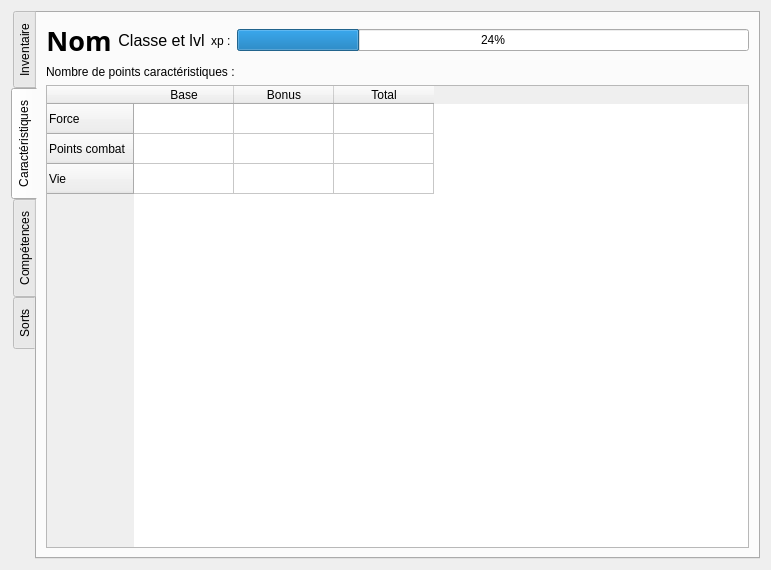
<?xml version="1.0" encoding="UTF-8"?>
<ui version="4.0">
 <class>Caracteristiques</class>
 <widget class="QDialog" name="Caracteristiques">
  <property name="geometry">
   <rect>
    <x>0</x>
    <y>0</y>
    <width>771</width>
    <height>570</height>
   </rect>
  </property>
  <property name="windowTitle">
   <string>Dialog</string>
  </property>
  <property name="autoFillBackground">
   <bool>false</bool>
  </property>
  <property name="sizeGripEnabled">
   <bool>false</bool>
  </property>
  <layout class="QVBoxLayout" name="verticalLayout_4">
   <item>
    <widget class="QTabWidget" name="tout">
     <property name="tabPosition">
      <enum>QTabWidget::West</enum>
     </property>
     <property name="currentIndex">
      <number>1</number>
     </property>
     <widget class="QWidget" name="inventaire">
      <attribute name="title">
       <string>Inventaire</string>
      </attribute>
      <layout class="QHBoxLayout" name="horizontalLayout">
       <item>
        <layout class="QVBoxLayout" name="lay_touteslesvus">
         <item>
          <layout class="QHBoxLayout" name="lay_vuobjet">
           <item>
            <widget class="QFrame" name="objets_gauche">
             <property name="frameShape">
              <enum>QFrame::StyledPanel</enum>
             </property>
             <property name="frameShadow">
              <enum>QFrame::Raised</enum>
             </property>
            </widget>
           </item>
           <item>
            <layout class="QVBoxLayout" name="lay_vu">
             <item>
              <widget class="QLabel" name="vuperso">
               <property name="text">
                <string>Vue du perso</string>
               </property>
              </widget>
             </item>
             <item>
              <layout class="QHBoxLayout" name="lay_argpod">
               <item>
                <widget class="QLabel" name="argent">
                 <property name="text">
                  <string>argent</string>
                 </property>
                </widget>
               </item>
               <item>
                <widget class="QProgressBar" name="pod">
                 <property name="value">
                  <number>24</number>
                 </property>
                </widget>
               </item>
              </layout>
             </item>
            </layout>
           </item>
           <item>
            <widget class="QFrame" name="objets_droite">
             <property name="frameShape">
              <enum>QFrame::StyledPanel</enum>
             </property>
             <property name="frameShadow">
              <enum>QFrame::Raised</enum>
             </property>
            </widget>
           </item>
          </layout>
         </item>
         <item>
          <layout class="QHBoxLayout" name="lay_nivetnom">
           <item>
            <widget class="QLabel" name="nomobjet">
             <property name="text">
              <string/>
             </property>
            </widget>
           </item>
           <item>
            <spacer name="spacer1">
             <property name="orientation">
              <enum>Qt::Horizontal</enum>
             </property>
             <property name="sizeHint" stdset="0">
              <size>
               <width>40</width>
               <height>20</height>
              </size>
             </property>
            </spacer>
           </item>
           <item>
            <widget class="QLabel" name="nivobjet">
             <property name="text">
              <string/>
             </property>
            </widget>
           </item>
          </layout>
         </item>
         <item>
          <layout class="QHBoxLayout" name="lay_obj">
           <item>
            <layout class="QVBoxLayout" name="lay_podimage">
             <item>
              <widget class="QLabel" name="podobjet">
               <property name="text">
                <string/>
               </property>
              </widget>
             </item>
             <item>
              <widget class="QLabel" name="imageobjet">
               <property name="text">
                <string>Séléctionnez un objet.</string>
               </property>
              </widget>
             </item>
            </layout>
           </item>
           <item>
            <widget class="QTabWidget" name="tab_effetcondition">
             <property name="currentIndex">
              <number>0</number>
             </property>
             <widget class="QWidget" name="attaque">
              <attribute name="title">
               <string>Attaque</string>
              </attribute>
              <layout class="QVBoxLayout" name="verticalLayout_3"/>
             </widget>
             <widget class="QWidget" name="effet">
              <attribute name="title">
               <string>Effet</string>
              </attribute>
              <layout class="QVBoxLayout" name="verticalLayout_2">
               <item>
                <widget class="QTextEdit" name="descr_effet"/>
               </item>
              </layout>
             </widget>
             <widget class="QWidget" name="conditions">
              <attribute name="title">
               <string>Conditions</string>
              </attribute>
              <layout class="QVBoxLayout" name="verticalLayout">
               <item>
                <widget class="QTextEdit" name="descr_condition"/>
               </item>
              </layout>
             </widget>
            </widget>
           </item>
          </layout>
         </item>
         <item>
          <widget class="QPlainTextEdit" name="description">
           <property name="readOnly">
            <bool>true</bool>
           </property>
           <property name="plainText">
            <string/>
           </property>
          </widget>
         </item>
        </layout>
       </item>
       <item>
        <layout class="QHBoxLayout" name="lay_inventaire"/>
       </item>
      </layout>
     </widget>
     <widget class="QWidget" name="caracteristiques">
      <attribute name="title">
       <string>Caractéristiques</string>
      </attribute>
      <layout class="QVBoxLayout" name="verticalLayout_5">
       <item>
        <layout class="QHBoxLayout" name="lay_nom_lvl_classe">
         <item>
          <widget class="QLabel" name="nom">
           <property name="font">
            <font>
             <family>Droid Sans Arabic</family>
             <pointsize>20</pointsize>
             <weight>75</weight>
             <bold>true</bold>
            </font>
           </property>
           <property name="text">
            <string>Nom</string>
           </property>
           <property name="alignment">
            <set>Qt::AlignCenter</set>
           </property>
          </widget>
         </item>
         <item>
          <widget class="QLabel" name="classe_lvl">
           <property name="font">
            <font>
             <pointsize>12</pointsize>
            </font>
           </property>
           <property name="text">
            <string>Classe et lvl</string>
           </property>
           <property name="alignment">
            <set>Qt::AlignCenter</set>
           </property>
          </widget>
         </item>
         <item>
          <widget class="QLabel" name="labelXp">
           <property name="text">
            <string>xp :</string>
           </property>
          </widget>
         </item>
         <item>
          <widget class="QProgressBar" name="barre_xp">
           <property name="value">
            <number>24</number>
           </property>
          </widget>
         </item>
        </layout>
       </item>
       <item>
        <widget class="QLabel" name="text_pointscara">
         <property name="text">
          <string>Nombre de points caractéristiques :</string>
         </property>
        </widget>
       </item>
       <item>
        <widget class="QTableWidget" name="tab_cara">
         <property name="editTriggers">
          <set>QAbstractItemView::NoEditTriggers</set>
         </property>
         <property name="tabKeyNavigation">
          <bool>false</bool>
         </property>
         <property name="showDropIndicator" stdset="0">
          <bool>false</bool>
         </property>
         <property name="dragDropOverwriteMode">
          <bool>false</bool>
         </property>
         <row>
          <property name="text">
           <string>Force</string>
          </property>
         </row>
         <row>
          <property name="text">
           <string>Points combat</string>
          </property>
         </row>
         <row>
          <property name="text">
           <string>Vie</string>
          </property>
         </row>
         <column>
          <property name="text">
           <string>Base</string>
          </property>
         </column>
         <column>
          <property name="text">
           <string>Bonus</string>
          </property>
         </column>
         <column>
          <property name="text">
           <string>Total</string>
          </property>
         </column>
         <item row="0" column="0">
          <property name="text">
           <string/>
          </property>
          <property name="flags">
           <set>ItemIsDragEnabled|ItemIsUserCheckable|ItemIsEnabled</set>
          </property>
         </item>
         <item row="0" column="1">
          <property name="flags">
           <set>ItemIsDragEnabled|ItemIsUserCheckable|ItemIsEnabled</set>
          </property>
         </item>
         <item row="0" column="2">
          <property name="flags">
           <set>ItemIsDragEnabled|ItemIsUserCheckable|ItemIsEnabled</set>
          </property>
         </item>
         <item row="1" column="0">
          <property name="flags">
           <set>ItemIsDragEnabled|ItemIsUserCheckable|ItemIsEnabled</set>
          </property>
         </item>
         <item row="1" column="1">
          <property name="flags">
           <set>ItemIsDragEnabled|ItemIsUserCheckable|ItemIsEnabled</set>
          </property>
         </item>
         <item row="1" column="2">
          <property name="flags">
           <set>ItemIsDragEnabled|ItemIsUserCheckable|ItemIsEnabled</set>
          </property>
         </item>
         <item row="2" column="0">
          <property name="flags">
           <set>ItemIsDragEnabled|ItemIsUserCheckable|ItemIsEnabled</set>
          </property>
         </item>
         <item row="2" column="1">
          <property name="flags">
           <set>ItemIsDragEnabled|ItemIsUserCheckable|ItemIsEnabled</set>
          </property>
         </item>
         <item row="2" column="2">
          <property name="flags">
           <set>ItemIsDragEnabled|ItemIsUserCheckable|ItemIsEnabled</set>
          </property>
         </item>
        </widget>
       </item>
      </layout>
     </widget>
     <widget class="QWidget" name="competences">
      <attribute name="title">
       <string>Compétences</string>
      </attribute>
      <layout class="QVBoxLayout" name="verticalLayout_6">
       <item>
        <widget class="QTabWidget" name="tab_metiers">
         <property name="currentIndex">
          <number>-1</number>
         </property>
        </widget>
       </item>
      </layout>
     </widget>
     <widget class="QWidget" name="widgetSort">
      <attribute name="title">
       <string>Sorts</string>
      </attribute>
     </widget>
    </widget>
   </item>
  </layout>
 </widget>
 <resources/>
 <connections/>
</ui>
